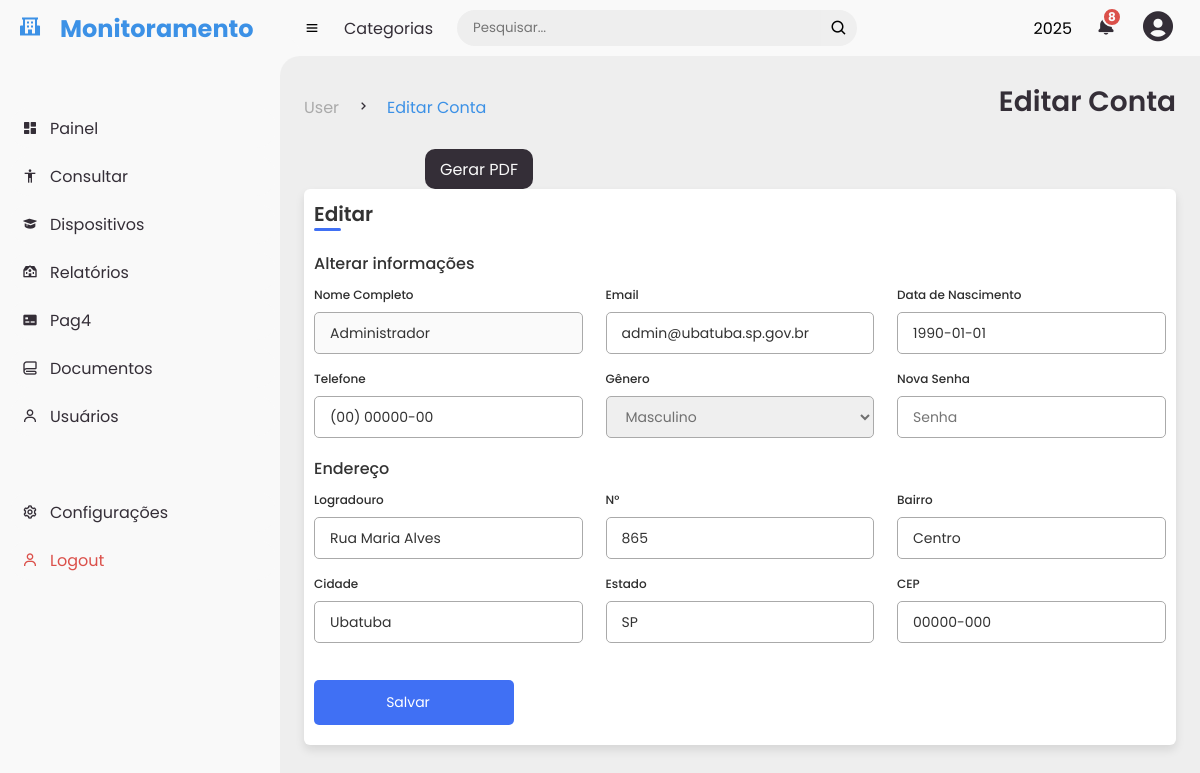
The app's page /user/editar (signed in) with its own data.
### app.py (models this page shows, shortened)
class users(db.Model):
    __bind_key__ = None  # Usar o banco SQLite (padrão)
    _id = db.Column("id", db.Integer, primary_key=True)
    name = db.Column(db.String(100))
    telefone = db.Column(db.String(100))
    email = db.Column(db.String(100))
    senha = db.Column(db.String(100))  # Armazena o hash da senha
    data = db.Column(db.String(10))
    hora = db.Column(db.String(8))
    situacao = db.Column(db.String(8))
    nivel_acesso = db.Column(db.String(100))
    genero = db.Column(db.String(100))
    cpf = db.Column(db.String(100))
    data_nascimento = db.Column(db.String(100))
    matricula = db.Column(db.String(100))
    usuario = db.Column(db.String(100))
    lotacao = db.Column(db.String(100))
    cargo = db.Column(db.String(100))
    local_trabalho = db.Column(db.String(100))
    logradouro = db.Column(db.String(100))
    numero = db.Column(db.String(100))
    bairro = db.Column(db.String(100))
    cidade = db.Column(db.String(100))
    estado = db.Column(db.String(100))
    cep = db.Column(db.String(100))

### app.py (the view, shortened to what this page needs)
@app.route("/user/editar", methods=["POST", "GET"])
def editar():
    if "user_id" in session:
        user_id = session["user_id"]
        found_user = users.query.get(user_id)
        return render_template("editarconta.html", user=found_user)
    else:
        flash("Você não está logado!")
        return redirect(url_for("login"))

### templates/editarconta.html (shortened to what this page needs)
{% extends "base.html" %}
{% block first_title %}User{% endblock %}
{% block main_title%}Editar Conta{% endblock %}
{% block sub_title %}Editar Conta{% endblock %}
{% block content %}
<head>
    <link rel="stylesheet" type="text/css" href="{{ url_for('static', filename='styles/editar.css')}}">
</head>
<div class="container">
    <header>Editar</header>
    <form form action="{{ url_for('editar') }}" method="POST">
        <div class="form first">
            <div class="details personal">
                <span class="title">Alterar informações</span>
                <div class="fields">
                    <div class="input-field" >
                        <label>Nome Completo</label>
                        <input type="text" placeholder="Entre com seu nome" value="{{user.name}}" disabled>
                    </div>
                    <div class="input-field">
                        <label>Email</label>
                        <input type="text" name="email" placeholder="Entre com seu email" value="{{user.email}}" required>
                    </div>
                    <div class="input-field">
                        <label>Data de Nascimento</label>
                        <input type="text" name="edit_user_nascimento" value="{{user.data_nascimento}}" required>
                    </div>
                    <div class="input-field">
                        <label>Telefone</label>
                        <input type="phone" name="telefone" placeholder="Entre com seu Telefone" value="{{user.telefone}}" required>
                    </div>
                    <div class="input-field">
                        <label>Gênero</label>
                        <select required name="genero">
                            <option value="Masculino" {% if user.genero == 'Masculino' %}selected{% endif %}>Masculino</option>
                        </select>
                    </div>
                    <div class="input-field">
                        <label>Nova Senha</label>
                        <input type="password" name="senha" placeholder="Senha">
                    </div>
                </div>
            </div>
            <div class="details ID">
                <span class="title">Endereço</span>
                <div class="fields">
                    <div class="input-field">
                        <label>Logradouro</label>
                        <input type="text" name="edit_user_rua" value="{{user.logradouro}}" required>
                    </div>
                    <div class="input-field">
                        <label>N°</label>
                        <input type="text" name="edit_user_numero" value="{{user.numero}}" required>
                    </div>
                    <div class="input-field">
                        <label>Bairro</label>
                        <input type="text" name="edit_user_bairro" value="{{user.bairro}}" required>
                    </div>
                    <div class="input-field">
                        <label>Cidade</label>
                        <input type="text" name="edit_user_cidade" value="{{user.cidade}}" required>
                    </div>
                    <div class="input-field">
                        <label>Estado</label>
                        <input type="text" name="edit_user_estado" value="{{user.estado}}" required>
                    </div>
                    <div class="input-field">
                        <label>CEP</label>
                        <input type="text" name="edit_user_cep" value="{{user.cep}}" required>
                    </div>
                </div>
                    <button class="sumbit">
                        <span class="btnText">Salvar</span>
                    </button>
                </div>
            </div>
        </div>
{% endblock %}

### static/styles/style.css (style rules this page uses)
* { margin: 0; padding: 0; box-sizing: border-box; font-family: var(--poppins); }
:root { --poppins: 'Poppins', sans-serif; --light: #F9F9F9; --blue: #3c91e6; --light-blue: #CFE8FF; --grey: #eee; --dark-grey: #AAAAAA; --dark: #342E37; --red: #DB504A; --yellow: #FFCE26; --light-yellow: #FFF2C6; --orange: #FD7238; --light-orange: #FFE0F3; }
body { background: var(--grey); }

### static/styles/editar.css (style rules this page uses)
.container { position: relative; width: 100%; border-radius: 6px; padding: 10px; background-color: #fff; box-shadow: 0 5px 10px rgba(0,0,0,0.1); }
.container header { position: relative; font-size: 20px; font-weight: 600; color: #333; }
.container header::before { content: ""; position: absolute; left: 0; bottom: -2px; height: 3px; width: 27px; border-radius: 8px; background-color: #4070f4; }
.container form { position: relative; margin-top: 16px; min-height: 490px; background-color: #fff; overflow: hidden; }
.container form .form { position: absolute; background-color: #fff; transition: 0.3s ease; }
.container form .title { display: block; margin-bottom: 8px; font-size: 16px; font-weight: 500; margin: 6px 0; color: #333; }
.container form .fields { display: flex; align-items: center; justify-content: space-between; flex-wrap: wrap; }
form .fields .input-field { display: flex; width: calc(100% / 3 - 15px); flex-direction: column; margin: 4px 0; }
.input-field label { font-size: 12px; font-weight: 500; color: #2e2e2e; }
.input-field input, select { outline: none; font-size: 14px; font-weight: 400; color: #333; border-radius: 5px; border: 1px solid #aaa; padding: 0 15px; height: 42px; margin: 8px 0; }
.input-field select, .input-field input[type="date"] { color: #707070; }
.container form button, .backBtn { display: flex; align-items: center; justify-content: center; height: 45px; max-width: 200px; width: 100%; border: none; outline: none; color: #fff; border-radius: 5px; margin: 25px 0; background-color: #4070f4; transition: all 0.3s linear; cursor: pointer; }
.container form .btnText { font-size: 14px; font-weight: 400; }

### records on screen
users: name "Administrador", email "admin@ubatuba.sp.gov.br", edit_user_nascimento "1990-01-01", telefone "(00) 00000-00", genero "Masculino", edit_user_rua "Rua Maria Alves", edit_user_numero "865", edit_user_bairro "Centro", edit_user_cidade "Ubatuba", edit_user_estado "SP", edit_user_cep "00000-000"
